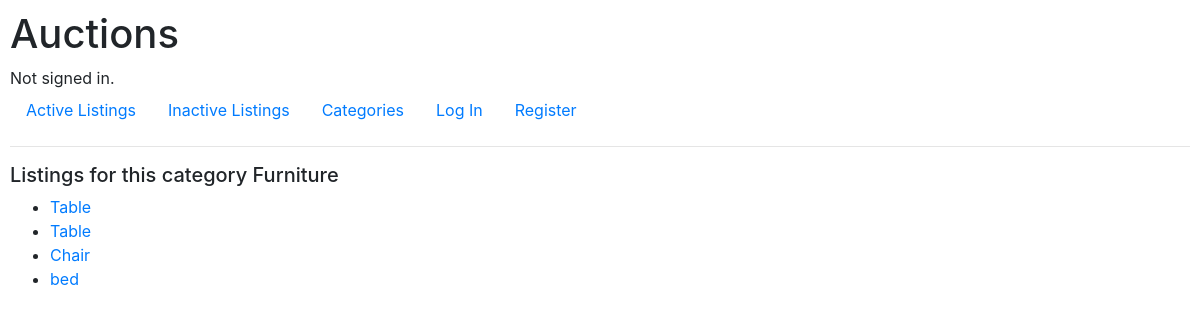
Screenshot of /listing/Furniture with the database file from the repository.
### auctions/models.py (models this page shows, shortened)
class Listing(models.Model):
    title = models.CharField(max_length = 64)
    description = models.TextField()
    starting_bid = models.FloatField(validators = [MinValueValidator(1)])
    img_url = models.URLField(blank = True)
    user = models.ForeignKey(User, on_delete = models.CASCADE, related_name = "owner")
    category = models.CharField(blank = True, max_length = 64)
    active = models.BooleanField(blank = False, default = True)
    winner = models.ForeignKey(User, blank = True, on_delete = models.CASCADE, related_name = "new_owner", null = True)

### auctions/views.py (the view)
# urls.py: path("listing/<str:category>", views.category_listing, name = "category_listing")
def category_listing(request, category):
    l = Listing.objects.all().filter(category = category)
    return render(request, "auctions/category_listing.html", {
        "listings": l
    })

### auctions/templates/auctions/category_listing.html
{% extends "auctions/layout.html" %}
{% block body %}
    <div>
        <h5>Listings for this category {{listings.0.category}}</h5>
    </div>
    <ul>
        {% for listing in listings %}
            <li><a href = "{% url 'listing' listing.id %}">{{listing.title}}</a></li>
        {% endfor %}
    </ul>
{% endblock %}

### auctions/static/auctions/styles.css (style rules this page uses)
body { padding: 10px; }

### rows the page displays
Listing: category "Furniture", title "Table"
Listing: title "Table"
Listing: title "Chair"
Listing: title "bed"
